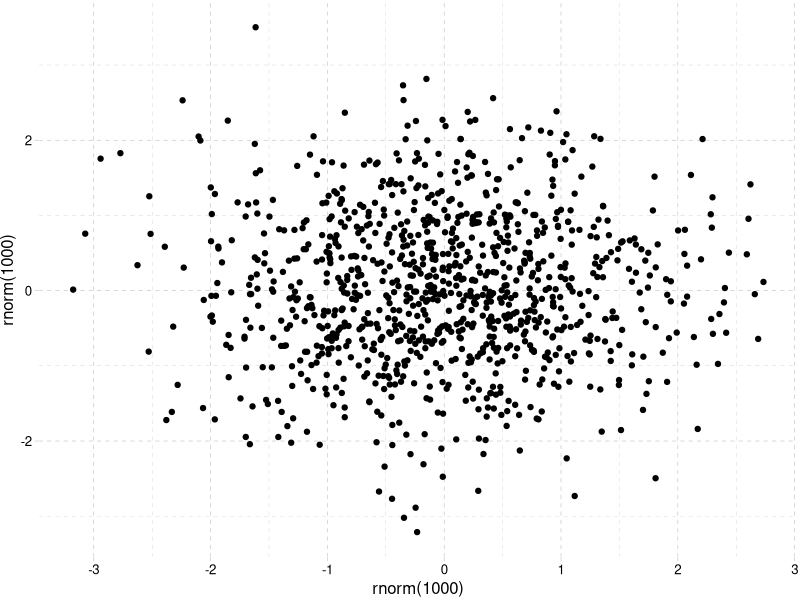
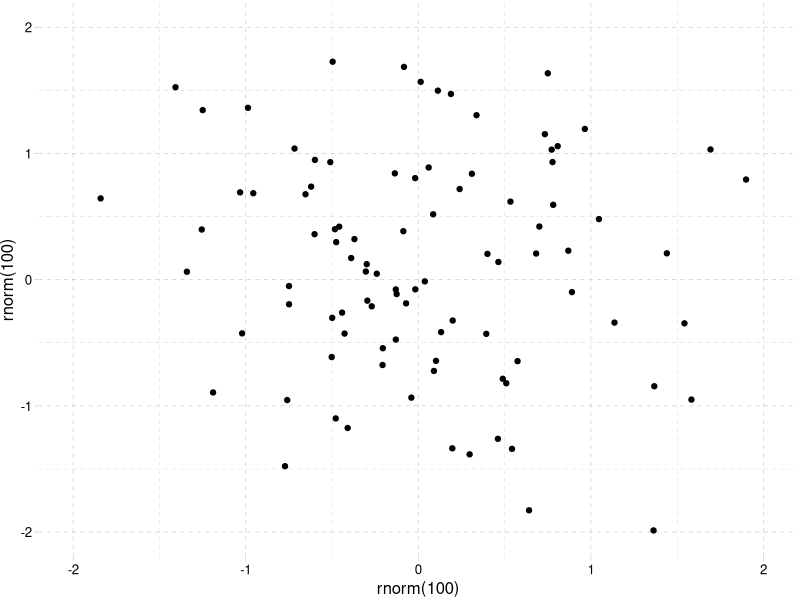
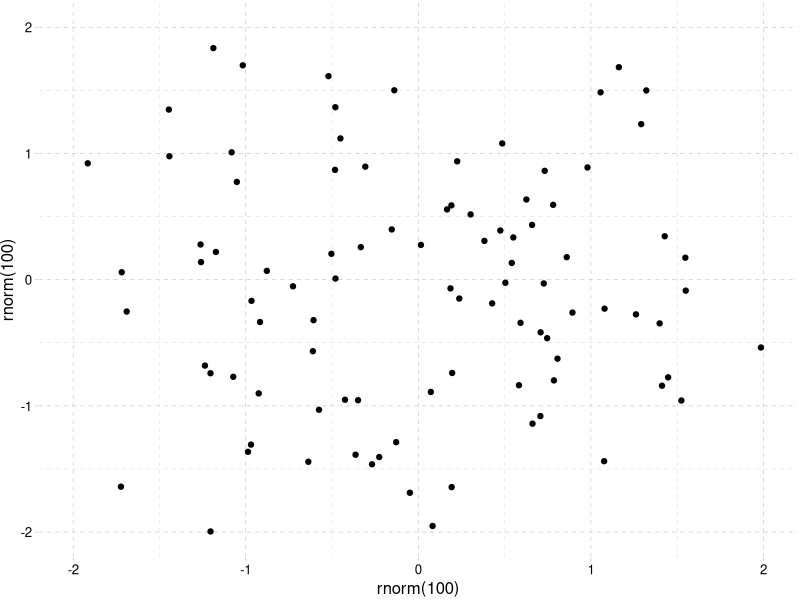
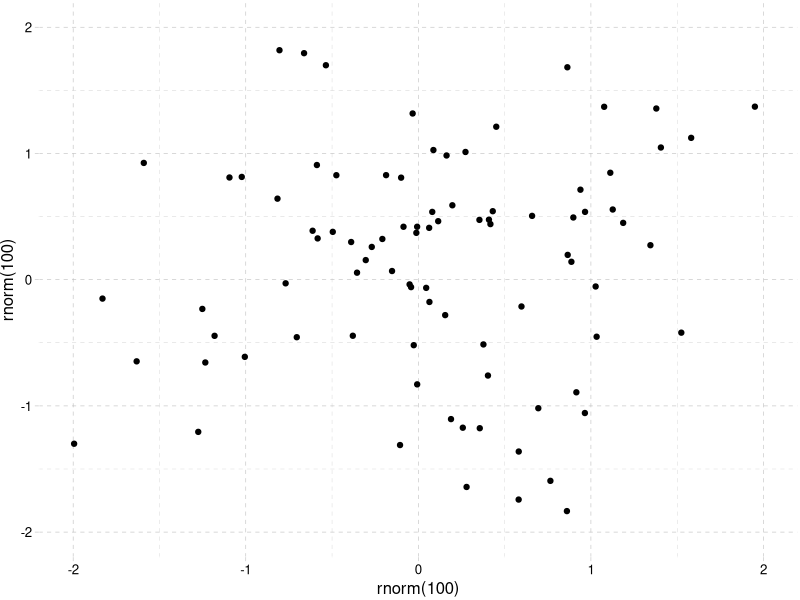
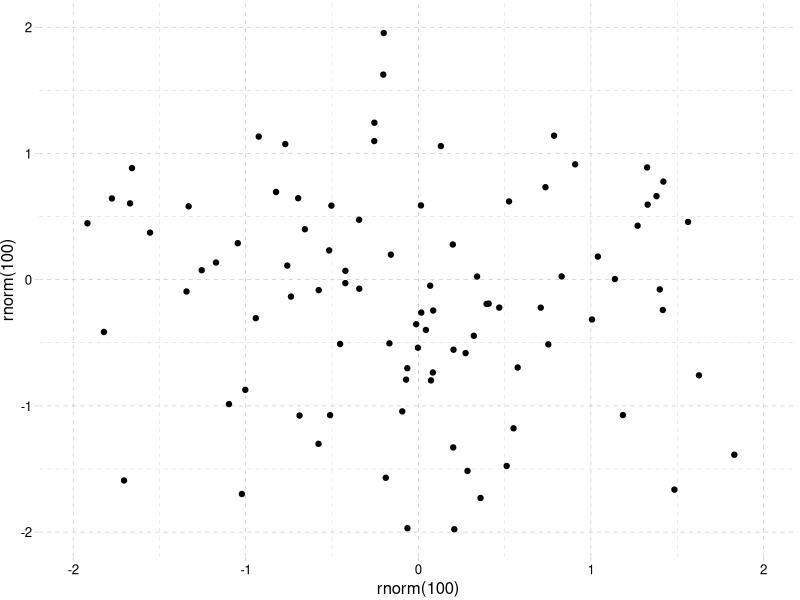
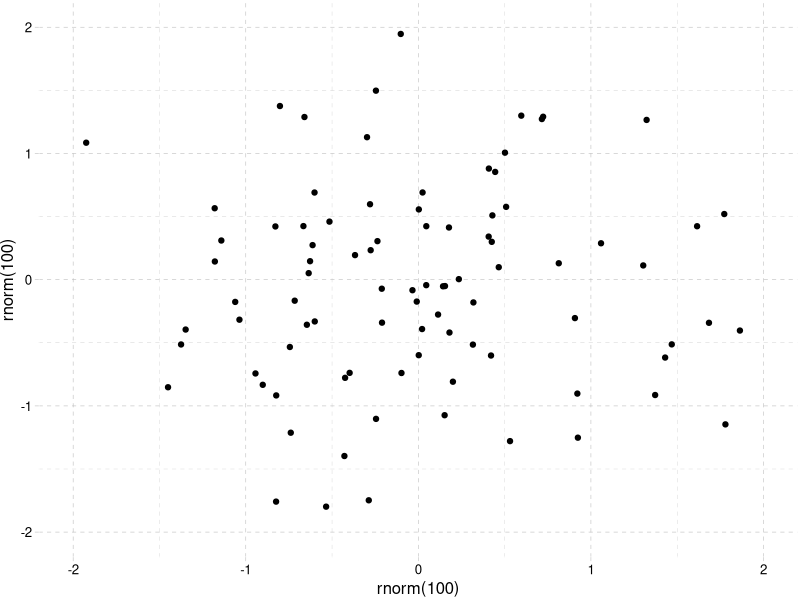
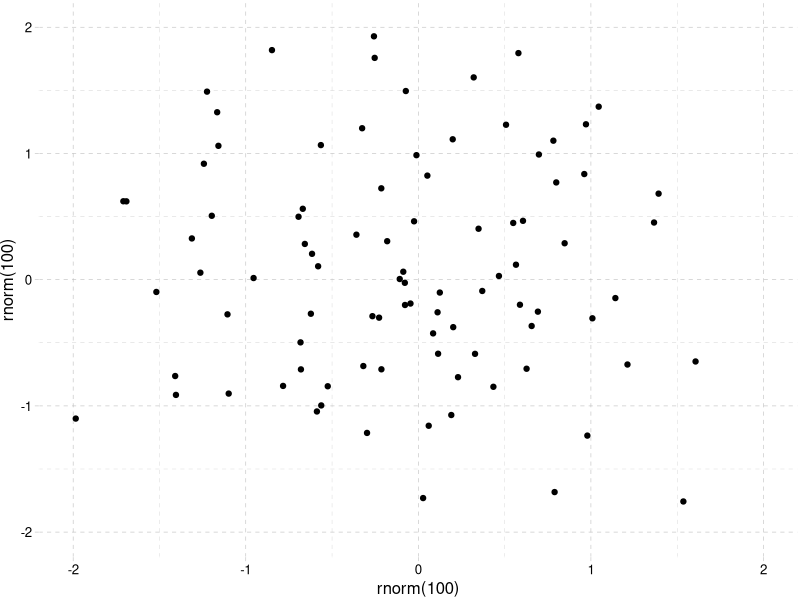
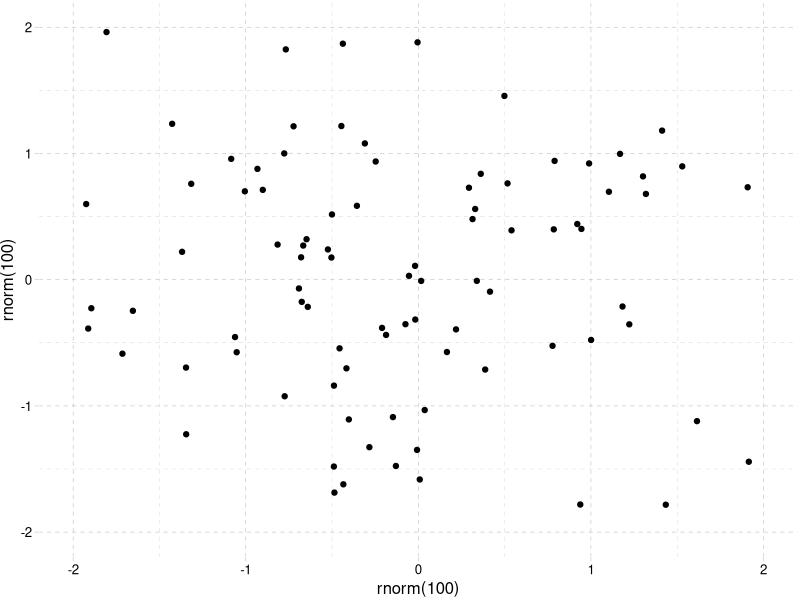

The R script that drew these images, in order:
## ---- chunk 1
library(ggplot2); library(ggthemes)
qplot(rnorm(1000), rnorm(1000)) + theme_pander()
## ---- chunk 2
for (i in 1:10){
    print( qplot(rnorm(100), rnorm(100)) + 
              scale_y_continuous(limits=c(-2,2)) +
              scale_x_continuous(limits=c(-2,2)) + theme_pander() ) }
## ---- chunk 3
library(ggplot2)
ggplot(diamonds[1:100,], aes(price, carat))+geom_point(color="dodgerblue2")
## ---- chunk 4
ggplot(diamonds[1:100,], aes(carat, price))+geom_point(color="tomato2")
